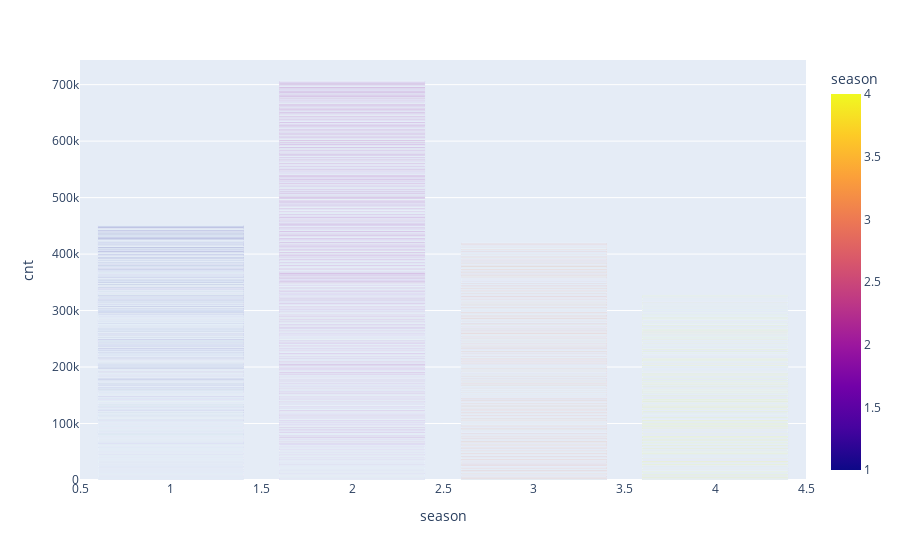

Notebook cell for this chart:
### Markdown cell above
(1: spring, 2: summer, 3: fall, 4: winter)
We can see the most number of people rent bikes in summer and the least in winter

### Code cell
fig = px.bar(bikes_train, x='season', y='cnt', color="season")
fig.show()

### Figure 1 — Plotly figure (JSON) as saved in the notebook; plotly's stock layout.template omitted (floating-point values rounded to 4 significant figures; data arrays with more than 128 entries replaced by an {"elided": "..."} marker saying what was removed)
{"data": [{"alignmentgroup": "True", "hovertemplate": "season=%{marker.color}<br>cnt=%{y}<extra></extra>", "legendgroup": "", "marker": {"color": {"elided": "11999 int values"}, "coloraxis": "coloraxis", "pattern": {"shape": ""}}, "name": "", "offsetgroup": "", "orientation": "v", "showlegend": false, "textposition": "auto", "type": "bar", "x": {"elided": "11999 int values"}, "xaxis": "x", "y": {"elided": "11999 int values"}, "yaxis": "y"}], "layout": {"barmode": "relative", "coloraxis": {"colorbar": {"title": {"text": "season"}}, "colorscale": [[0, "#0d0887"], [0.1111, "#46039f"], [0.2222, "#7201a8"], [0.3333, "#9c179e"], [0.4444, "#bd3786"], [0.5556, "#d8576b"], [0.6667, "#ed7953"], [0.7778, "#fb9f3a"], [0.8889, "#fdca26"], [1, "#f0f921"]]}, "legend": {"tracegroupgap": 0}, "margin": {"t": 60}, "xaxis": {"anchor": "y", "domain": [0, 1], "title": {"text": "season"}}, "yaxis": {"anchor": "x", "domain": [0, 1], "title": {"text": "cnt"}}}}
